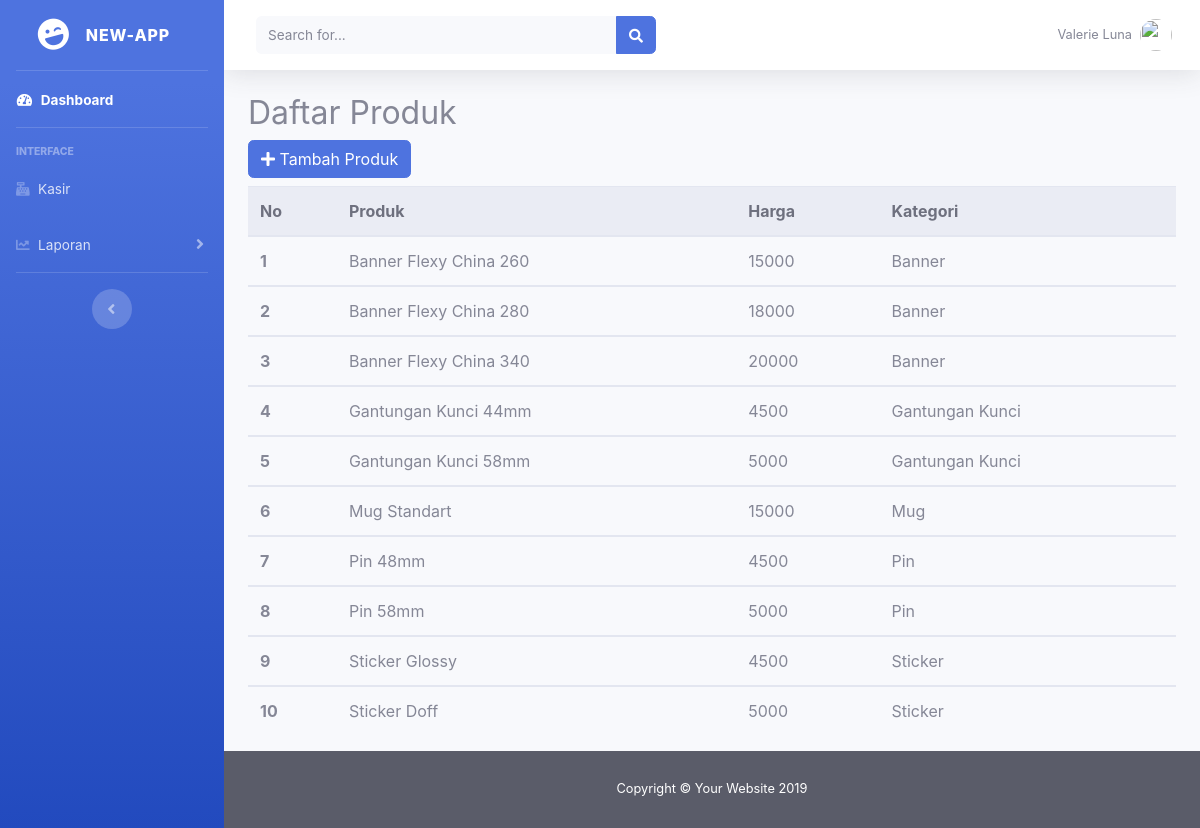
Page /index.php/cproduk on the committed database.
### tables this page shows
CREATE TABLE `produk` (
  `idproduk` varchar(258) NOT NULL,
  `namaproduk` varchar(258) NOT NULL,
  `hargaproduk` int(255) NOT NULL,
  `idkategori` varchar(258) NOT NULL
);

CREATE TABLE `kategori` (
  `idkategori` varchar(258) NOT NULL,
  `namakategori` varchar(258) NOT NULL
);

### application/controllers/cproduk.php (called while the page is built, shortened)
<?php
class cproduk extends CI_Controller {
	public function __construct(){
		$this->load->model('mproduk');
		$this->load->helper('url');
	}
	public function index()
	{
		$data['title'] = "Produk";
		$data['produk'] = $this->mproduk->getProduk();
		$this->load->view('produk', $data);
	}
}

### index.php (called while the page is built, shortened)
<?php
require_once BASEPATH.'core/CodeIgniter.php';

### application/models/mproduk.php (called while the page is built, shortened)
<?php if ( ! defined('BASEPATH')) exit('No direct script access allowed');
	class mproduk extends CI_Model
	{
		public function getProduk(){
			$this->db->select('*');
			$this->db->from('produk');
			$this->db->join('kategori', 'kategori.idkategori = produk.idkategori');
			$query = $this->db->get();
			if($query->num_rows() != 0) {
				return $query->result();
			}
			else {
				return false;
			}
		}
	}
?>

### application/views/produk.php (the view, shortened to what this page needs)
<!DOCTYPE html>
<html>
	<head>
		<?php $this->load->view("_partials/head.php");  ?>
	</head>
	<body>
		<div id="wrapper">
			<?php $this->load->view("_partials/sidebar.php"); ?>
			<div id="content-wrapper" class="d-flex flex-column">
				<div id="content">
					<?php $this->load->view("_partials/navbar.php"); ?>
					<div class="container">
						<h2>Daftar Produk</h1>
						<button type="button" class="btn btn-primary mb-2">
							<i class="fas fa-plus"></i>
							Tambah Produk
						</button>
						<table id="produk" class="table">
							<thead class="thead-light">
								<tr>
									<th scope="col">No</th>
									<th scope="col">Produk</th>
									<th scope="col">Harga</th>
									<th scope="col">Kategori</th>
								</tr>
							</thead>
							<?php
							$no = 1;
							foreach ($produk as $row ):
							?>
							<tbody>
								<tr>
									<th scope="row"><?php echo $no++;  ?> </th>
									<td><?php echo $row->namaproduk  ?></td>
									<td><?php echo $row->hargaproduk  ?></td>
									<td><?php echo $row->namakategori ?></td>
								</tr>
							</tbody>
							<?php endforeach;  ?>
						</table>
					</div>
				</div>
				<?php $this->load->view("_partials/footer.php"); ?>
			</div>
		</div>
	</body>
</html>

### application/views/_partials/head.php (shortened to what this page needs)
<link href="<?php echo base_url('assets/fontawesome-free/css/all.min.css') ?>" rel="stylesheet" type="text/css">
<link href="<?php echo base_url('css/sb-admin-2.min.css') ?>" rel="stylesheet">
<link href="https://cdn.datatables.net/1.10.20/css/jquery.dataTables.min.css" rel="stylesheet">

### application/views/_partials/sidebar.php (shortened to what this page needs)
<ul class="navbar-nav bg-gradient-primary sidebar sidebar-dark accordion" id="accordionSidebar">
	<a class="sidebar-brand d-flex align-items-center justify-content-center" href="index.html">
		<div class="sidebar-brand-icon rotate-n-15">
			<i class="fas fa-laugh-wink"></i>
		</div>
		<div class="sidebar-brand-text mx-3">New-App</div>
	</a>
	<hr class="sidebar-divider my-0">
	<li class="nav-item active">
		<a class="nav-link" href="<?php echo base_url(); ?>">
			<i class="fas fa-fw fa-tachometer-alt"></i>
			<span>Dashboard</span></a>
		</li>
		<hr class="sidebar-divider">
		<div class="sidebar-heading">
			Interface
		</div>
		<li class="nav-item">
			<a class="nav-link kasir" href="<?php echo site_url('ckasir') ?>">
				<i class="fas fa-cash-register"></i>
				<span>Kasir</span>
			</a>
		</li>
		<li class="nav-item">
			<a class="nav-link collapsed" href="#" data-toggle="collapse" data-target="#collapseUtilities" aria-expanded="true" aria-controls="collapseUtilities">
				<i class="fas fa-chart-line"></i>
				<span>Laporan</span>
			</a>
			</li>
			<hr class="sidebar-divider">
			<div class="text-center d-none d-md-inline">
				<button class="rounded-circle border-0" id="sidebarToggle"></button>
			</div>
		</ul>

### application/views/_partials/navbar.php (shortened to what this page needs)
<nav class="navbar navbar-expand navbar-light bg-white topbar mb-4 static-top shadow">
	<form class="d-none d-sm-inline-block form-inline mr-auto ml-md-3 my-2 my-md-0 mw-100 navbar-search">
		<div class="input-group">
			<input type="text" class="form-control bg-light border-0 small" placeholder="Search for..." aria-label="Search" aria-describedby="basic-addon2">
			<div class="input-group-append">
				<button class="btn btn-primary" type="button">
				<i class="fas fa-search fa-sm"></i>
				</button>
			</div>
		</div>
	</form>
	<ul class="navbar-nav ml-auto">
		<li class="nav-item dropdown no-arrow">
			<a class="nav-link dropdown-toggle" href="#" id="userDropdown" role="button" data-toggle="dropdown" aria-haspopup="true" aria-expanded="false">
				<span class="mr-2 d-none d-lg-inline text-gray-600 small">Valerie Luna</span>
				<img class="img-profile rounded-circle" src="https://source.unsplash.com/QAB-WJcbgJk/60x60">
			</a>
		</li>
	</ul>
</nav>

### application/views/_partials/footer.php
<footer class="sticky-footer bg-dark">
	<div class="container">
		<div class="copyright text-center text-white">
			<span>Copyright &copy; Your Website 2019</span>
		</div>
	</div>
</footer>

### rows in the picture
produk: namaproduk "Banner Flexy China 260", hargaproduk "15000", idkategori.namakategori "Banner"
produk: namaproduk "Banner Flexy China 280", hargaproduk "18000", idkategori.namakategori "Banner"
produk: namaproduk "Banner Flexy China 340", hargaproduk "20000", idkategori.namakategori "Banner"
produk: namaproduk "Gantungan Kunci 44mm", hargaproduk "4500", idkategori.namakategori "Gantungan Kunci"
produk: namaproduk "Gantungan Kunci 58mm", hargaproduk "5000", idkategori.namakategori "Gantungan Kunci"
produk: namaproduk "Mug Standart", hargaproduk "15000", idkategori.namakategori "Mug"
produk: namaproduk "Pin 48mm", hargaproduk "4500", idkategori.namakategori "Pin"
produk: namaproduk "Pin 58mm", hargaproduk "5000", idkategori.namakategori "Pin"
produk: namaproduk "Sticker Glossy", hargaproduk "4500", idkategori.namakategori "Sticker"
produk: namaproduk "Sticker Doff", hargaproduk "5000", idkategori.namakategori "Sticker"
